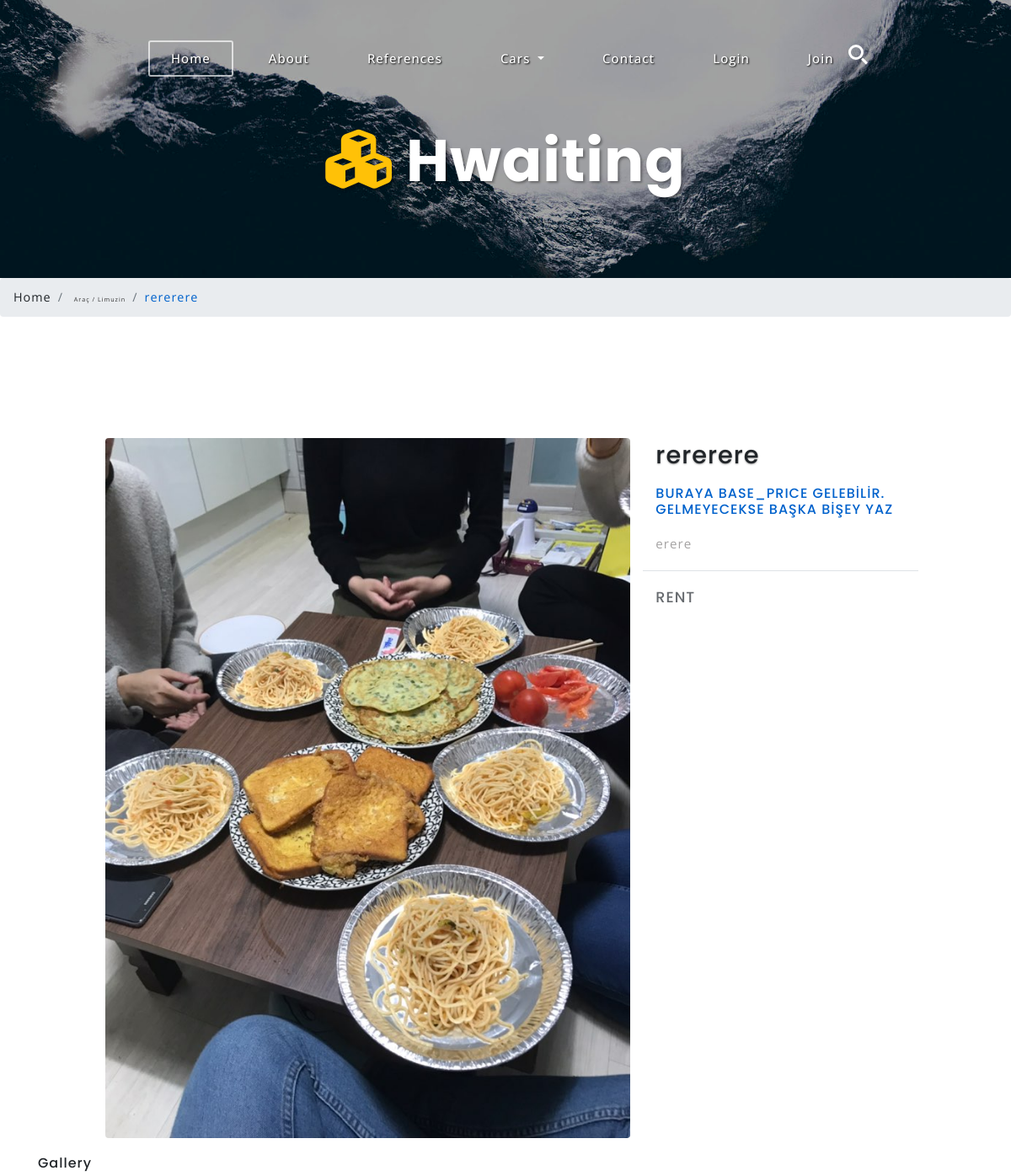
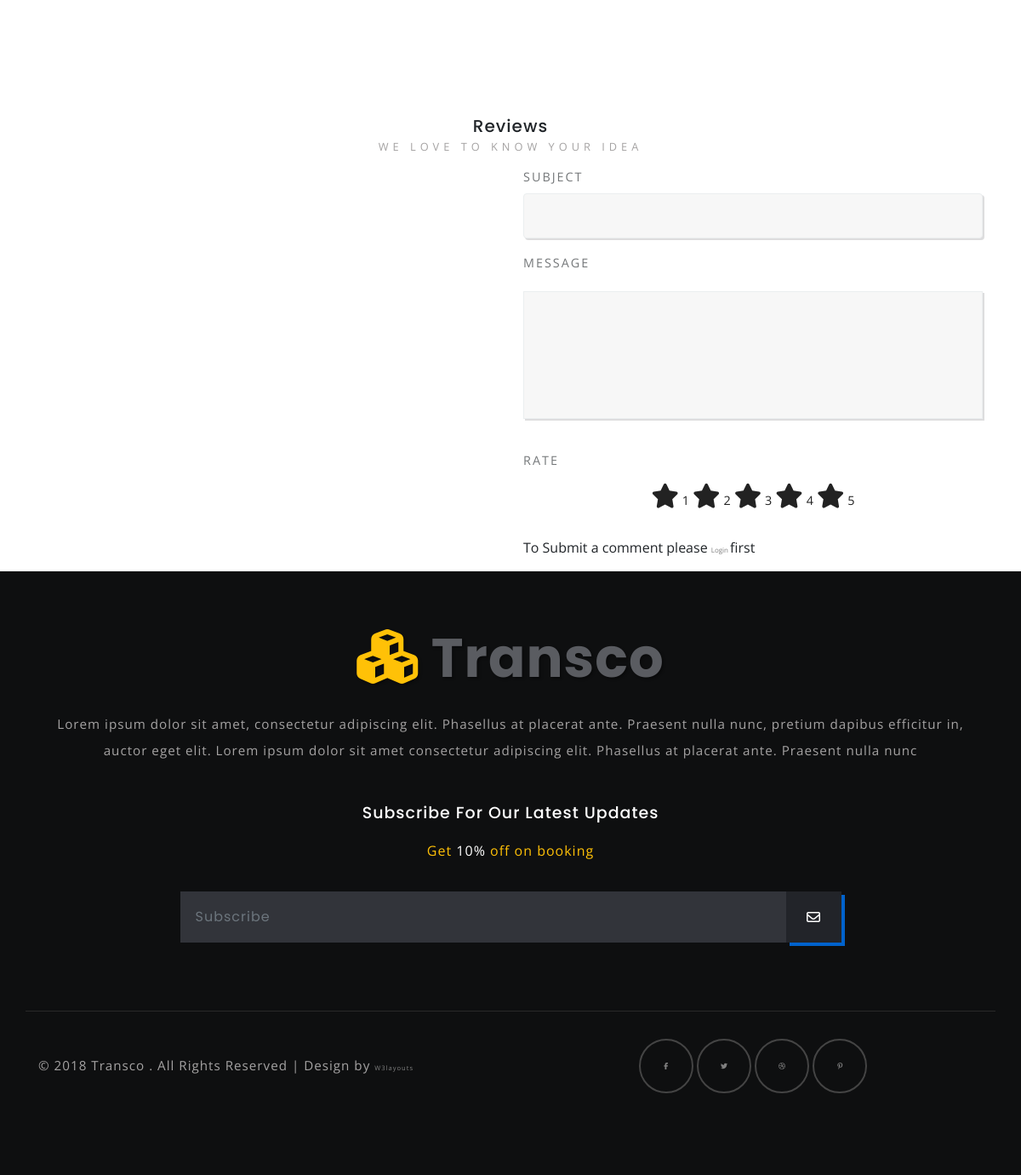
Screenshot of /car/16/ererer/ with the database file from the repository (2 pictures, top to bottom).
### car/models.py (models this page shows, shortened)
class Car(models.Model):
    STATUS = (
        ('True', 'Evet'),
        ('False', 'Hayır'),
    )
    status = models.CharField(max_length=10, choices=STATUS)
    category = models.ForeignKey(Category, on_delete=models.CASCADE)
    title = models.CharField(max_length=30)
    detail = RichTextField()
    description = models.CharField(max_length=30)
    keywords = models.CharField(max_length=255)
    image = models.ImageField(blank=True, upload_to='images/')
    slug = models.SlugField(null=False, unique=True)
    created_at = models.DateTimeField(auto_now_add=True)
    updated_at = models.DateTimeField(auto_now=True)
    def image_tag(self):
        return mark_safe('<img src="{}" height="50"/>'.format(self.image.url))
    image_tag.short_description = 'Image'

class Category(MPTTModel):
    STATUS = (
        ('True', 'Evet'),
        ('False', 'Hayır'),
    )
    title = models.CharField(max_length=30)
    keywords = models.CharField(max_length=255)
    description = models.CharField(max_length=255)
    detail = RichTextField()
    status = models.CharField(max_length=10, choices=STATUS)
    image = models.ImageField(blank=True, upload_to='images/')
    slug = models.SlugField(null=False, unique=True)
    parent= models.ForeignKey('self', blank=True, null=True, related_name='children', on_delete=models.CASCADE)
    created_at = models.DateTimeField(auto_now_add=True)
    updated_at = models.DateTimeField(auto_now=True)
    parent = TreeForeignKey('self', on_delete=models.CASCADE, null=True, blank=True, related_name='children')
    class MPTTMeta:
        order_insertion_by = ['title']
    def __str__(self):
        full_path = [self.title]
        k = self.parent
        while k is not None:
            full_path.append(k.title)
            k = k.parent
        return ' / '.join(full_path[::-1])
    def image_tag(self):
        return mark_safe('<img src="{}" height="50"/>'.format(self.image.url))
    image_tag.short_description = 'Image'

### home/views.py (the view)
# urls.py: path('car/<int:id>/<slug:slug>/',  views.car_detail,name='car_detail'),
def car_detail(request,id,slug):
    category = Category.objects.all()
    car = Car.objects.get(pk=id)
    images= Images.objects.filter(car=id)
    comments= Comment.objects.filter(car=id, status='True')
    context = {
                'car': car,
                'images': images,
               'category': category,
               'comments': comments,
               }
    return render(request, 'car_detail.html',context)

### home/templates/car_detail.html (shortened to what this page needs)
{% extends "homebase.html" %}
{% block content %}
<div class="banner-inner" id="home">
		<div class="wrapper-inner">
			<h3 class="logo text-center">
				<a class="navbar-brand" href="index.html">
					<i class="fas fa-cubes"></i> Hwaiting</a>
			</h3>
		</div>
	</div>
	<ol class="breadcrumb">
		<li class="breadcrumb-item">
			<a >Home</a>
		</li>
        <li class="breadcrumb-item">
			<a href="/category/{{car.category_id}}/{{car.category.slug}}" >{{car.category}}</a>
		</li>
		<li class="breadcrumb-item active">{{ car.title}} </li>
	</ol>
    <section class="banner-bottom-agile-w3ls">
		<div class="container">
            <div class="row inner-sec-w3layouts-agileits team-sec">
				<div class="col-md-12 team-main">
					<div class="row">
						<div class="col-md-8 team-img">
							<img src="{{car.image.url}}" alt=" " class="img-fluid rounded" />
						</div>
						<div class="col-md-4 team-info text-left">
							<h4>{{ car.title}}</h4>
							<h6>BURAYA BASE_PRICE GELEBİLİR. GELMEYECEKSE BAŞKA BİŞEY YAZ </h6>
							<p>{{car.detail | safe}}</p>
							<div class="row  pt-3 mt-3 team-social border-top">
								<h5 class="col-md-4 text-left">RENT</h5>
							</div>
						</div>
					</div>
				</div>
			</div>
		</div>
		<div class="container">
			<h6 class="tittle-w3ls text-left" style="margin-top:20px">Gallery</h6>
		</div>
	</section>
	<div class="container" style="margin-top:-50px">
			<div class="contact_grid_right" >
				<div style="margin-bottom:10px">
				<h5 class="tittle-w3ls text-center">Reviews</h5>
				<p class="sub text-center">We love to know your idea</p>
					</div>
					<div class="row contact_left_grid">
						<div class="col-md-6 con-left overflow-auto" >
						</div>
						<div class="col-md-6 con-right">
							<form action="/car/addcomment/{{car.id}}" method="post" style="margin-bottom:16px">
								<div class="form-group">
									<label for="validationCustom01 my-2">Subject</label>
									<input class="form-control" type="text" name="subject" placeholder="" required="">
								</div>
								<div class="form-group">
									<label for="textarea">Message</label>
									<textarea id="textarea" placeholder="" name="comment"></textarea>
								</div>
								<div class="form-group">
									<label for="exampleFormControlInput1">Rate</label>
									<div class="container">
									<div class="starrating risingstar d-flex justify-content-center flex-row-reverse" >
										<input type="radio" id="star5" name="rate" value="5" /><label for="star5" title="5 star">5</label>
										<input type="radio" id="star4" name="rate" value="4" /><label for="star4" title="4 star">4</label>
										<input type="radio" id="star3" name="rate" value="3" /><label for="star3" title="3 star">3</label>
										<input type="radio" id="star2" name="rate" value="2" /><label for="star2" title="2 star">2</label>
										<input type="radio" id="star1" name="rate" value="1" /><label for="star1" title="1 star">1</label>
									</div>
								</div>
								</div>
								{% if user.id is not None %}
								<input class="form-control" type="submit" value="Submit">
								{% else %}
									To Submit a comment please <a href="/login"> Login </a>  first
								{% endif %}
							</form>
						</div>
					</div>
			</div>
	</div>
{% endblock %}

### home/static/css/style.css (style rules this page uses)
html, body { margin: 0; font-size: 100%; font-family: 'Open Sans', sans-serif; background: #fff; }
body a { text-decoration: none; transition: 0.5s all; -webkit-transition: 0.5s all; -moz-transition: 0.5s all; -o-transition: 0.5s all; -ms-transition: 0.5s all; font-family: 'Open Sans', sans-serif; }
input[type="button"], input[type="submit"], input[type="text"], input[type="email"], input[type="search"] { transition: 0.5s all; -webkit-transition: 0.5s all; -moz-transition: 0.5s all; -o-transition: 0.5s all; -ms-transition: 0.5s all; font-family: 'Poppins', sans-serif; }
h1, h2, h3, h4, h5, h6 { margin: 0; font-family: 'Poppins', sans-serif; letter-spacing: 1px; }
p { margin: 0; font-size: 0.95em; color: #a5a3a3; line-height: 2em; letter-spacing: 1px; }
h3.logo a.navbar-brand { font-size: 3em; letter-spacing: 2px; text-shadow: 2px 2px 3px rgba(0, 0, 0, 0.36); color: #fff; margin: 0; font-weight: 700; font-family: 'Poppins', sans-serif; }
h3.logo a.navbar-brand i { color: #ffc107; }
.banner-bottom-agile-w3ls { padding: 6em 0; }
.inner-sec-w3layouts-agileits { margin-top: 4em; }
.wrapper-inner { padding-top: 9em; }
.banner-inner { background: url(../images/banner1.jpg) no-repeat 0px 0px; background-size: cover; -webkit-background-size: cover; -o-background-size: cover; -moz-background-size: cover; -ms-background-size: cover; min-height: 330px; }
li.breadcrumb-item { font-size: 0.9em; letter-spacing: 1px; }
li.breadcrumb-item a { color: #333; }
.breadcrumb-item.active { color: #0062cc; }
.team-info h4 { font-size: 1.8em; color: #212529; text-shadow: 0 1px 2px rgba(0, 0, 0, 0.37); line-height: 1.4em; }
.team-info h5 { font-size: 1.1em; color: #676b6f; margin-top: 0.3em; }
.team-info h6 { font-size: 1em; margin: 1em 0; color: #0062cc; }
.team-sec { padding: 0 5em; }
@media (max-width:1440px) { .banner-bottom-agile-w3ls { padding: 5em 0; } }
@media (max-width:1280px) { h3.logo a.navbar-brand { font-size: 2.5em; letter-spacing: 1px; } }
@media (max-width:1280px) { .inner-sec-w3layouts-agileits { margin-top: 3em; } }

### home/static/css/lightbox.css (style rules this page uses)
body:after { display: none; }

### home/static/css/contact.css (style rules this page uses)
body a { text-decoration: none; transition: 0.5s all; -webkit-transition: 0.5s all; -moz-transition: 0.5s all; -o-transition: 0.5s all; -ms-transition: 0.5s all; }
.contact_grid_right { padding-top: 4em; }
.contact_grid_right { width: 100%; }
p.sub { text-transform: uppercase; letter-spacing: 5px; font-size: 0.8em; }
.contact_left_grid label { color: #747779; text-transform: uppercase; letter-spacing: 2px; font-size: 0.9em; }
.contact_grid_right input[type="text"], .contact_grid_right input[type="email"], .contact_grid_right textarea { outline: none; padding: 15px 15px; font-size: 14px; color: #777; background: #f7f7f7; width: 100%; letter-spacing: 1px; border: 1px solid #ebeeef; box-shadow:2px 2px rgba(187, 188, 189, 0.5); -webkit-box-shadow:2px 2px rgba(187, 188, 189, 0.5); -o-box-shadow:2px 2px rgba(187, 188, 189, 0.5); -moz-box-shadow:2px 2px rgba(187, 188, 189, 0.5); }
.contact_grid_right textarea { min-height: 150px; margin: 1em 0em; resize: none; }

### home/templates/car_detail.html (style rules this page uses)
a[href], a[href]:hover { color: grey; font-size: 0.5em; text-decoration: none }
.starrating > label:before { content: "\f005"; margin: 2px; font-size: 2em; font-family: FontAwesome; display: inline-block; }
.starrating > label { color: #222222; }

### rows the page displays
Car: category "Araç / Limuzin", title "rererere", image (picture), detail "erere"
